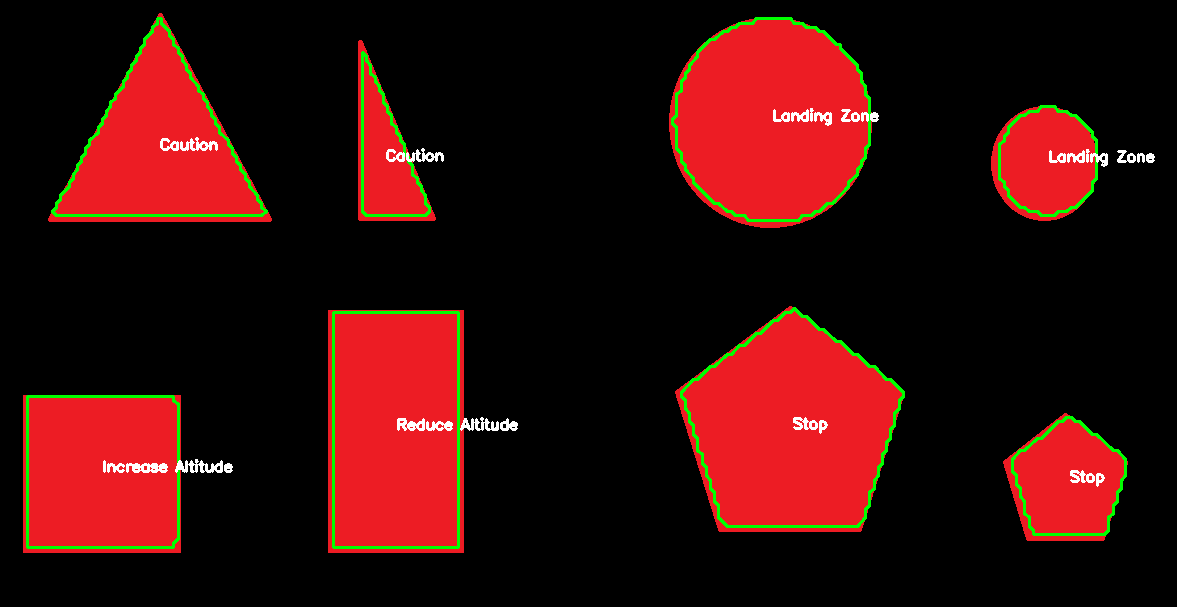
#> input picture shape_detection/detection.PNG, 1177 x 607 px
$ python shape_detect.py --image detection.PNG   (older library calls are emulated)
#> lines starting #> are read from the running program, lines starting #| are printed output that depends on the picture; after the words box and inside, x2 and y2 are one past the last pixel; in counts of white or black regions, pixels touching at a corner belong together
### shape_detection/shapeDetector.py
# Import libraries
import cv2

class ShapeDetector:
	def __init__(self):
		pass

	def detect(self, contour):
		# Initialize shape name, approximate the contour of shape
		shape = "Unidentified"
		perimeter = cv2.arcLength(contour, True)
		approximation = cv2.approxPolyDP(contour, 0.04 * perimeter, True)

		# Triangle detection for 3 vertices
		if len(approximation) == 3:
			shape = "Caution"

		# Square/rectangle detection for 4 vertices
		elif len(approximation) == 4:
			# Get the bounding box of the contour
			(x, y, w, h) = cv2.boundingRect(approximation)
			# Use bounding box to calculate aspect ratio
			aspectRatio = w/float(h)
			# If the aspect ratio ~ 1, detect square (Landing); else, detect rectangle ()
			shape = "Increase Altitude" if aspectRatio >= 0.95 and aspectRatio <= 1.05 else "Reduce Altitude"

		# Pentagon detection for 5 vertices (stop)
		elif len(approximation) == 5:
			shape = "Stop"

		# SHAPE CAP AT 5 VERTICES
		# Circle detection for > 5 vertices (slow approach)
		else:
			shape = "Landing Zone"

		# Return shape name
		return shape

### shape_detection/shape_detect.py
# Import libraries
import cv2
import imutils
from shapeDetector import ShapeDetector
import argparse

# Construct and parse arguments
argumentParse = argparse.ArgumentParser()
argumentParse.add_argument("-i", "--image", required = True, help = "Path to input image")
args = vars(argumentParse.parse_args())

# Load image and resize to a smaller factor
image = cv2.imread(args["image"])
#> image is the input picture: shape (607, 1177, 3); mean B, G, R 9.9, 13.1, 56
resizedImage = imutils.resize(image, width = 300)
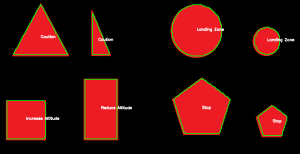
#> resizedImage: shape (154, 300, 3); mean B, G, R 9.9, 13.1, 56
ratio = image.shape[0] / float(resizedImage.shape[0])
#> ratio = 3.94

# Convert resized image to grayscale, blur, threshold
grayImage = cv2.cvtColor(resizedImage, cv2.COLOR_BGR2GRAY)
blurredImage = cv2.GaussianBlur(grayImage, (5,5), 0)
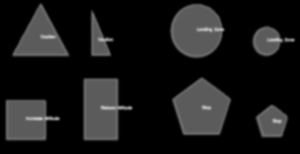
#> blurredImage: shape (154, 300); min 0, max 191, mean 25.5
thresholdImage = cv2.threshold(blurredImage, 60, 255, cv2.THRESH_BINARY)[1]
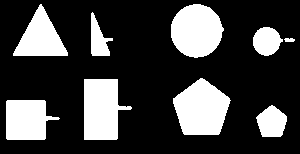
#> thresholdImage: shape (154, 300); 25.4% white; 9 white regions

# Determine contours in thresholdImage and use ShapeDetector
contours = cv2.findContours(thresholdImage.copy(), cv2.RETR_EXTERNAL, cv2.CHAIN_APPROX_SIMPLE)
#> contours = 9 contours; largest, box (x1, y1, x2, y2) and area: (173, 78, 231, 135) 2265, (171, 4, 224, 58) 2103, (84, 79, 132, 140) 2022, (6, 100, 60, 140) 1556, (13, 4, 68, 56) 1460
contours = contours[0] if imutils.is_cv2() else contours[1]
shapeDetect = ShapeDetector()

# Loop through contours
for i in range(len(contours)):
	for c in contours:
		# Calculate center of contour, detect shape name using contour
		middle = cv2.moments(c)
		# Get correct position of center based on ratio of resized image
		cX = int((middle["m10"] / middle["m00"]) * ratio)
		cY = int((middle["m01"] / middle["m00"]) * ratio)
		shape = shapeDetect.detect(c)

		# Get correct position of contours based on ratio of resized image
		c = c.astype("float")
		c *= ratio
		c = c.astype("int")
		cv2.drawContours(image, [c], -1, (0,255,0), 2)
		cv2.putText(image, shape, (cX, cY), cv2.FONT_HERSHEY_SIMPLEX, 0.5, (255,255,255), 2)

		# Display output image
		cv2.imshow("Image", image)
#> this loop made 9 passes
#> pass 1, `cv2.imshow("Image", image)`:
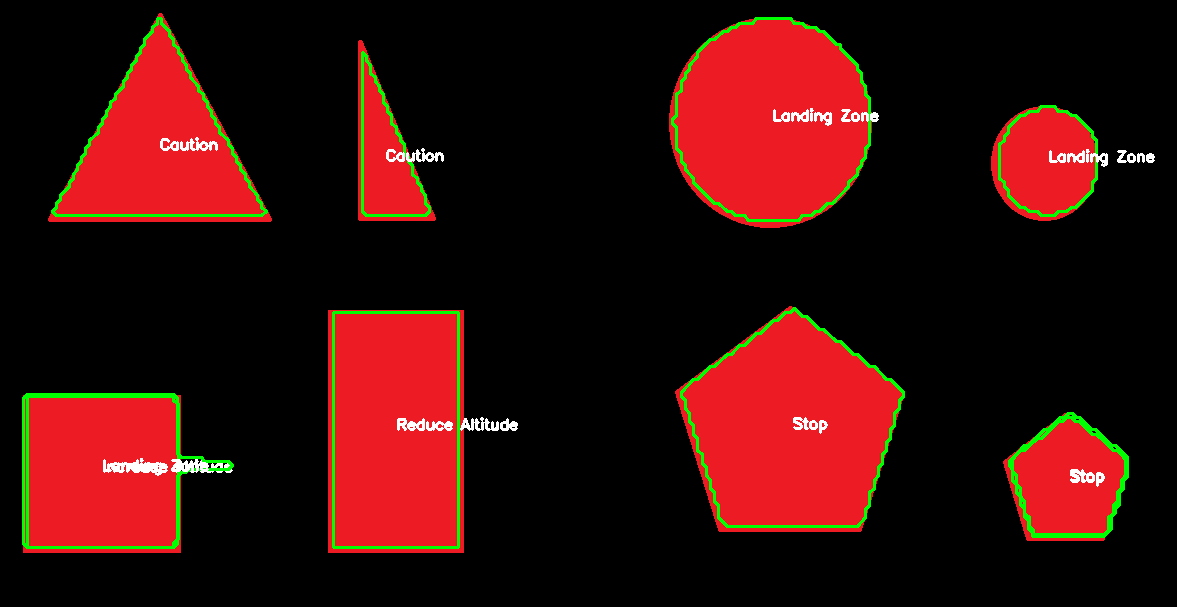
#> window 'Image': shape (607, 1177, 3); mean B, G, R 9.9, 13.9, 55.7
#> pass 1, `cv2.imshow("Image", image)`:
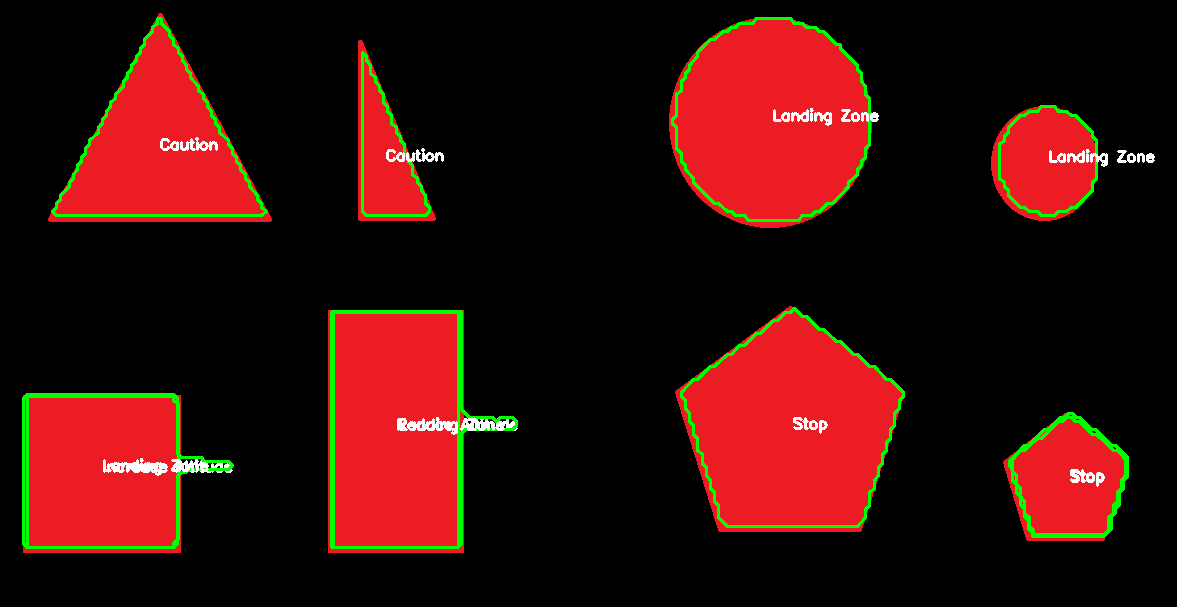
#> window 'Image': shape (607, 1177, 3); mean B, G, R 9.9, 14.4, 55.3
#> pass 1, `cv2.imshow("Image", image)`:
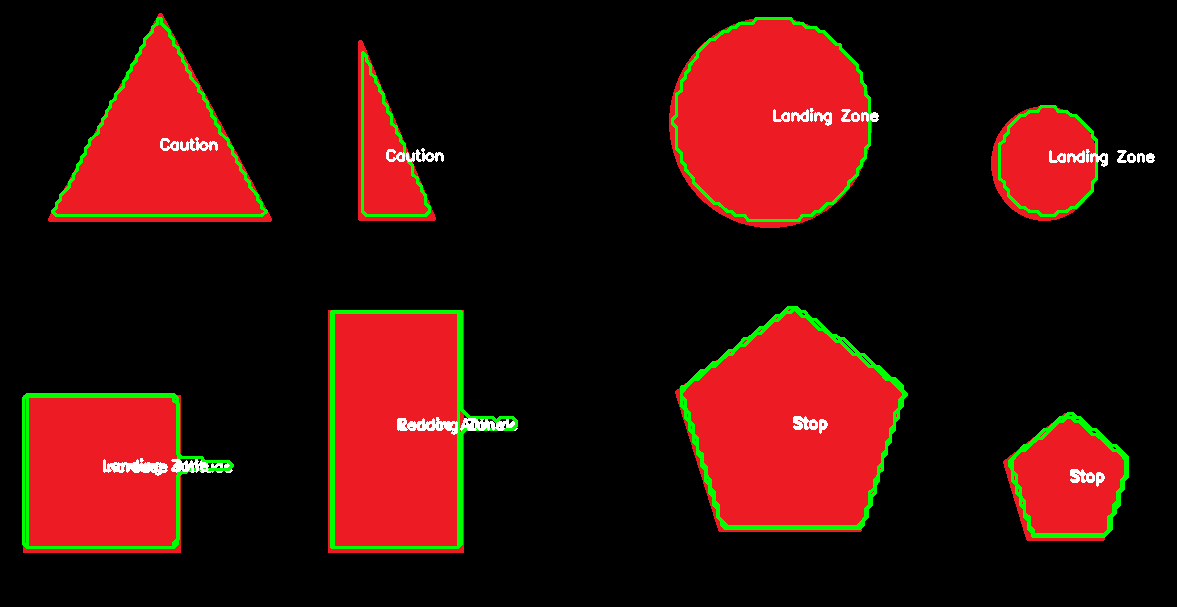
#> window 'Image': shape (607, 1177, 3); mean B, G, R 9.9, 15, 55
#> after the loop:
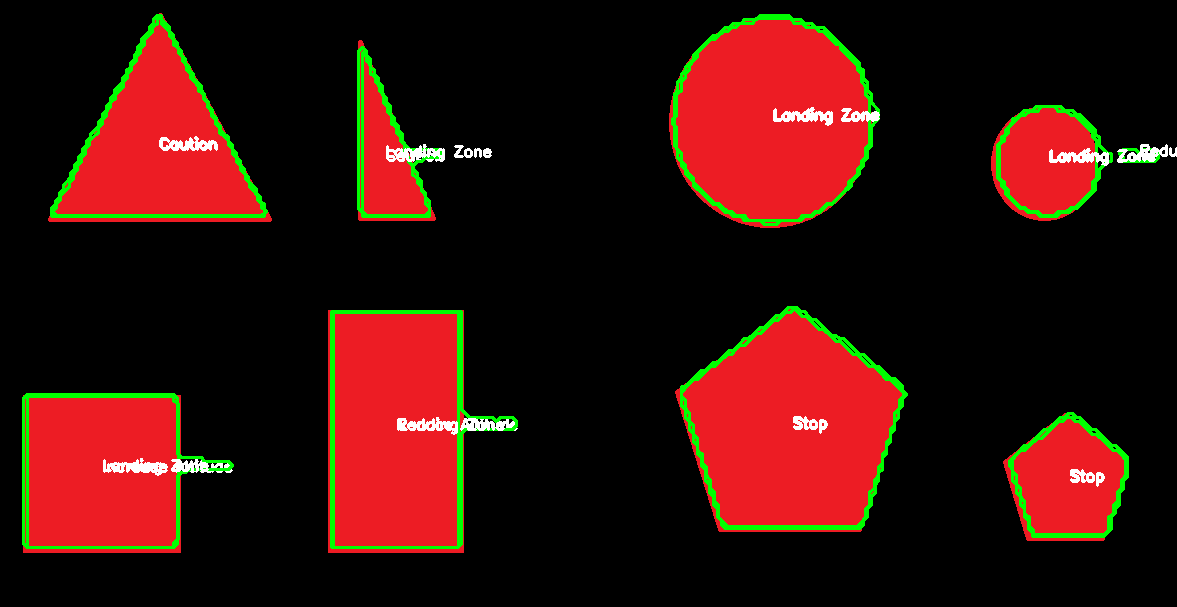
#> image: shape (607, 1177, 3); 1.6% of pixels changed, all inside (x1, y1, x2, y2) = (22, 14, 1177, 549)
#> after the loop, c = 93 rows, first 8: [157, 15], [153, 19], [153, 23], [149, 27], [149, 31], [141, 39], [141, 43], [137, 47]
cv2.waitKey(0)
